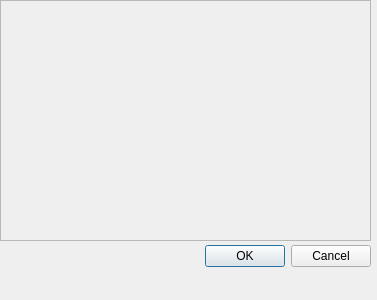
<?xml version="1.0" encoding="UTF-8"?>
<ui version="4.0">
 <class>SelectPrefab</class>
 <widget class="QDialog" name="SelectPrefab">
  <property name="geometry">
   <rect>
    <x>0</x>
    <y>0</y>
    <width>377</width>
    <height>300</height>
   </rect>
  </property>
  <property name="windowTitle">
   <string>Dialog</string>
  </property>
  <widget class="QDialogButtonBox" name="buttonBox">
   <property name="geometry">
    <rect>
     <x>30</x>
     <y>240</y>
     <width>341</width>
     <height>32</height>
    </rect>
   </property>
   <property name="orientation">
    <enum>Qt::Horizontal</enum>
   </property>
   <property name="standardButtons">
    <set>QDialogButtonBox::Cancel|QDialogButtonBox::Ok</set>
   </property>
  </widget>
  <widget class="QScrollArea" name="scrollArea">
   <property name="geometry">
    <rect>
     <x>0</x>
     <y>0</y>
     <width>371</width>
     <height>241</height>
    </rect>
   </property>
   <property name="widgetResizable">
    <bool>true</bool>
   </property>
   <widget class="QWidget" name="scrollAreaWidgetContents">
    <property name="geometry">
     <rect>
      <x>0</x>
      <y>0</y>
      <width>369</width>
      <height>239</height>
     </rect>
    </property>
    <widget class="QWidget" name="verticalLayoutWidget">
     <property name="geometry">
      <rect>
       <x>0</x>
       <y>0</y>
       <width>371</width>
       <height>231</height>
      </rect>
     </property>
     <layout class="QVBoxLayout" name="prefabsList">
      <property name="sizeConstraint">
       <enum>QLayout::SetDefaultConstraint</enum>
      </property>
     </layout>
    </widget>
   </widget>
  </widget>
 </widget>
 <resources/>
 <connections>
  <connection>
   <sender>buttonBox</sender>
   <signal>accepted()</signal>
   <receiver>SelectPrefab</receiver>
   <slot>accept()</slot>
   <hints>
    <hint type="sourcelabel">
     <x>248</x>
     <y>254</y>
    </hint>
    <hint type="destinationlabel">
     <x>157</x>
     <y>274</y>
    </hint>
   </hints>
  </connection>
  <connection>
   <sender>buttonBox</sender>
   <signal>rejected()</signal>
   <receiver>SelectPrefab</receiver>
   <slot>reject()</slot>
   <hints>
    <hint type="sourcelabel">
     <x>316</x>
     <y>260</y>
    </hint>
    <hint type="destinationlabel">
     <x>286</x>
     <y>274</y>
    </hint>
   </hints>
  </connection>
 </connections>
</ui>
